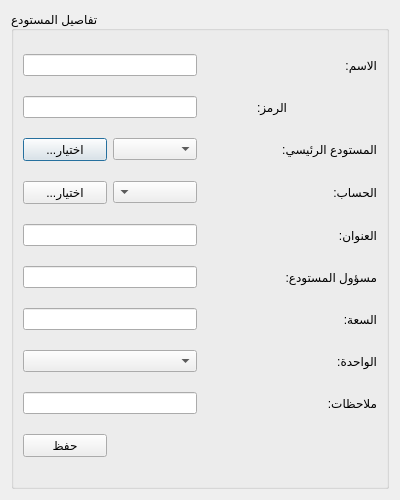
<?xml version="1.0" encoding="UTF-8"?>
<ui version="4.0">
 <class>AddWarehouse</class>
 <widget class="QDialog" name="AddWarehouse">
  <property name="geometry">
   <rect>
    <x>0</x>
    <y>0</y>
    <width>400</width>
    <height>500</height>
   </rect>
  </property>
  <property name="minimumSize">
   <size>
    <width>400</width>
    <height>500</height>
   </size>
  </property>
  <property name="maximumSize">
   <size>
    <width>400</width>
    <height>500</height>
   </size>
  </property>
  <property name="windowTitle">
   <string>إضافة مستودع</string>
  </property>
  <property name="layoutDirection">
   <enum>Qt::RightToLeft</enum>
  </property>
  <layout class="QGridLayout" name="gridLayout">
   <item row="0" column="0">
    <widget class="QGroupBox" name="groupBox_5">
     <property name="layoutDirection">
      <enum>Qt::LeftToRight</enum>
     </property>
     <property name="title">
      <string>تفاصيل المستودع</string>
     </property>
     <layout class="QGridLayout" name="gridLayout_2">
      <item row="0" column="0" colspan="2">
       <widget class="QLineEdit" name="name_input"/>
      </item>
      <item row="0" column="2" colspan="2">
       <widget class="QLabel" name="label">
        <property name="text">
         <string>الاسم:</string>
        </property>
       </widget>
      </item>
      <item row="1" column="0" colspan="2">
       <widget class="QLineEdit" name="code_input"/>
      </item>
      <item row="1" column="2">
       <widget class="QLabel" name="label_2">
        <property name="text">
         <string>الرمز:</string>
        </property>
       </widget>
      </item>
      <item row="2" column="0">
       <widget class="QPushButton" name="select_parent_btn">
        <property name="text">
         <string>...اختيار</string>
        </property>
       </widget>
      </item>
      <item row="2" column="1">
       <widget class="QComboBox" name="parent_combobox"/>
      </item>
      <item row="2" column="2" colspan="2">
       <widget class="QLabel" name="label_4">
        <property name="text">
         <string>المستودع الرئيسي:</string>
        </property>
       </widget>
      </item>
      <item row="3" column="0">
       <widget class="QPushButton" name="select_account_btn">
        <property name="text">
         <string>...اختيار</string>
        </property>
       </widget>
      </item>
      <item row="3" column="1">
       <widget class="QComboBox" name="account_combobox">
        <property name="layoutDirection">
         <enum>Qt::RightToLeft</enum>
        </property>
       </widget>
      </item>
      <item row="3" column="2" colspan="2">
       <widget class="QLabel" name="label_5">
        <property name="text">
         <string>الحساب:</string>
        </property>
       </widget>
      </item>
      <item row="4" column="0" colspan="2">
       <widget class="QLineEdit" name="address_input"/>
      </item>
      <item row="4" column="2" colspan="2">
       <widget class="QLabel" name="label_6">
        <property name="text">
         <string>العنوان:</string>
        </property>
       </widget>
      </item>
      <item row="5" column="0" colspan="2">
       <widget class="QLineEdit" name="manager_input"/>
      </item>
      <item row="5" column="2" colspan="2">
       <widget class="QLabel" name="label_7">
        <property name="text">
         <string>مسؤول المستودع:</string>
        </property>
       </widget>
      </item>
      <item row="6" column="0" colspan="2">
       <widget class="QLineEdit" name="capacity_input"/>
      </item>
      <item row="6" column="3">
       <widget class="QLabel" name="label_9">
        <property name="text">
         <string>السعة:</string>
        </property>
       </widget>
      </item>
      <item row="7" column="0" colspan="2">
       <widget class="QComboBox" name="capacity_unit_combobox"/>
      </item>
      <item row="7" column="3">
       <widget class="QLabel" name="label_10">
        <property name="text">
         <string>الواحدة:</string>
        </property>
       </widget>
      </item>
      <item row="8" column="0" colspan="2">
       <widget class="QLineEdit" name="notes_input"/>
      </item>
      <item row="8" column="2" colspan="2">
       <widget class="QLabel" name="label_8">
        <property name="text">
         <string>ملاحظات:</string>
        </property>
       </widget>
      </item>
      <item row="9" column="0">
       <widget class="QPushButton" name="save_btn">
        <property name="text">
         <string>حفظ</string>
        </property>
       </widget>
      </item>
     </layout>
    </widget>
   </item>
  </layout>
 </widget>
 <resources/>
 <connections/>
</ui>
